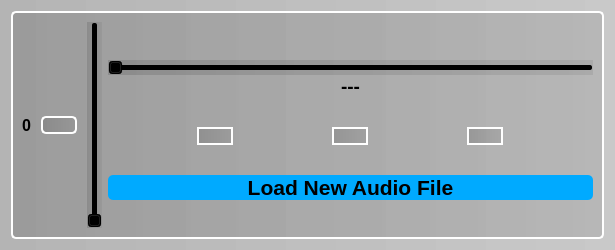
<?xml version="1.0" encoding="UTF-8"?>
<ui version="4.0">
 <class>AudioControllerWidget</class>
 <widget class="QWidget" name="AudioControllerWidget">
  <property name="geometry">
   <rect>
    <x>0</x>
    <y>0</y>
    <width>615</width>
    <height>250</height>
   </rect>
  </property>
  <property name="sizePolicy">
   <sizepolicy hsizetype="Preferred" vsizetype="Preferred">
    <horstretch>0</horstretch>
    <verstretch>0</verstretch>
   </sizepolicy>
  </property>
  <property name="minimumSize">
   <size>
    <width>0</width>
    <height>0</height>
   </size>
  </property>
  <property name="windowTitle">
   <string>Form</string>
  </property>
  <property name="styleSheet">
   <string notr="true">background-color: qlineargradient(spread:pad, x1:0, y1:0, x2:1, y2:0, stop:0 rgba(80, 80, 80, 0.25), stop:1 rgba(130, 130, 130, 0.25));</string>
  </property>
  <layout class="QVBoxLayout" name="verticalLayout_2">
   <item>
    <widget class="QFrame" name="mainFrame">
     <property name="styleSheet">
      <string notr="true">#mainFrame {
	border-radius: 5px;
	border: 2px solid white;
}</string>
     </property>
     <property name="frameShape">
      <enum>QFrame::Shape::StyledPanel</enum>
     </property>
     <property name="frameShadow">
      <enum>QFrame::Shadow::Raised</enum>
     </property>
     <layout class="QHBoxLayout" name="horizontalLayout">
      <item>
       <layout class="QHBoxLayout" name="volumeLayout">
        <property name="spacing">
         <number>10</number>
        </property>
        <item>
         <widget class="QLabel" name="volume">
          <property name="font">
           <font>
            <pointsize>12</pointsize>
            <bold>true</bold>
           </font>
          </property>
          <property name="styleSheet">
           <string notr="true">background: transparent;</string>
          </property>
          <property name="frameShadow">
           <enum>QFrame::Shadow::Plain</enum>
          </property>
          <property name="text">
           <string>0</string>
          </property>
         </widget>
        </item>
        <item>
         <widget class="QPushButton" name="muteButton">
          <property name="cursor">
           <cursorShape>PointingHandCursor</cursorShape>
          </property>
          <property name="styleSheet">
           <string notr="true">#muteButton {
	border-radius: 5px;
	border: 2px solid white;
}</string>
          </property>
          <property name="text">
           <string/>
          </property>
          <property name="icon">
           <iconset theme="QIcon::ThemeIcon::AudioVolumeMuted"/>
          </property>
          <property name="iconSize">
           <size>
            <width>24</width>
            <height>24</height>
           </size>
          </property>
         </widget>
        </item>
        <item>
         <widget class="QSlider" name="volumeSlider">
          <property name="cursor">
           <cursorShape>PointingHandCursor</cursorShape>
          </property>
          <property name="maximum">
           <number>100</number>
          </property>
          <property name="pageStep">
           <number>5</number>
          </property>
          <property name="orientation">
           <enum>Qt::Orientation::Vertical</enum>
          </property>
         </widget>
        </item>
       </layout>
      </item>
      <item>
       <layout class="QVBoxLayout" name="verticalLayout_3">
        <property name="spacing">
         <number>2</number>
        </property>
        <item>
         <layout class="QVBoxLayout" name="durationLayout">
          <property name="spacing">
           <number>0</number>
          </property>
          <item>
           <spacer name="verticalSpacer">
            <property name="orientation">
             <enum>Qt::Orientation::Vertical</enum>
            </property>
            <property name="sizeType">
             <enum>QSizePolicy::Policy::Maximum</enum>
            </property>
            <property name="sizeHint" stdset="0">
             <size>
              <width>20</width>
              <height>50</height>
             </size>
            </property>
           </spacer>
          </item>
          <item>
           <widget class="QSlider" name="durationSlider">
            <property name="cursor">
             <cursorShape>PointingHandCursor</cursorShape>
            </property>
            <property name="orientation">
             <enum>Qt::Orientation::Horizontal</enum>
            </property>
           </widget>
          </item>
          <item>
           <widget class="QLabel" name="durationLabel">
            <property name="font">
             <font>
              <pointsize>14</pointsize>
              <bold>true</bold>
             </font>
            </property>
            <property name="styleSheet">
             <string notr="true">#durationLabel {
	background: transparent;
}</string>
            </property>
            <property name="text">
             <string>---</string>
            </property>
            <property name="alignment">
             <set>Qt::AlignmentFlag::AlignCenter</set>
            </property>
           </widget>
          </item>
         </layout>
        </item>
        <item>
         <spacer name="verticalSpacer_2">
          <property name="orientation">
           <enum>Qt::Orientation::Vertical</enum>
          </property>
          <property name="sizeHint" stdset="0">
           <size>
            <width>20</width>
            <height>40</height>
           </size>
          </property>
         </spacer>
        </item>
        <item>
         <layout class="QHBoxLayout" name="mediaButtonLayout">
          <property name="spacing">
           <number>10</number>
          </property>
          <item>
           <widget class="QPushButton" name="skipBackButton">
            <property name="sizePolicy">
             <sizepolicy hsizetype="Fixed" vsizetype="Fixed">
              <horstretch>0</horstretch>
              <verstretch>0</verstretch>
             </sizepolicy>
            </property>
            <property name="cursor">
             <cursorShape>PointingHandCursor</cursorShape>
            </property>
            <property name="styleSheet">
             <string notr="true">#skipBackButton {
	border-radius: 10px;
	border: 2px solid white;
}</string>
            </property>
            <property name="text">
             <string/>
            </property>
            <property name="icon">
             <iconset theme="QIcon::ThemeIcon::MediaSkipBackward"/>
            </property>
            <property name="iconSize">
             <size>
              <width>35</width>
              <height>35</height>
             </size>
            </property>
           </widget>
          </item>
          <item>
           <widget class="QPushButton" name="playPauseButton">
            <property name="sizePolicy">
             <sizepolicy hsizetype="Fixed" vsizetype="Fixed">
              <horstretch>0</horstretch>
              <verstretch>0</verstretch>
             </sizepolicy>
            </property>
            <property name="cursor">
             <cursorShape>PointingHandCursor</cursorShape>
            </property>
            <property name="styleSheet">
             <string notr="true">#playPauseButton {
	border-radius: 10px;
	border: 2px solid white;
}</string>
            </property>
            <property name="text">
             <string/>
            </property>
            <property name="icon">
             <iconset theme="QIcon::ThemeIcon::MediaPlaybackStart"/>
            </property>
            <property name="iconSize">
             <size>
              <width>35</width>
              <height>35</height>
             </size>
            </property>
           </widget>
          </item>
          <item>
           <widget class="QPushButton" name="skipButton">
            <property name="sizePolicy">
             <sizepolicy hsizetype="Fixed" vsizetype="Fixed">
              <horstretch>0</horstretch>
              <verstretch>0</verstretch>
             </sizepolicy>
            </property>
            <property name="cursor">
             <cursorShape>PointingHandCursor</cursorShape>
            </property>
            <property name="styleSheet">
             <string notr="true">#skipButton {
	border-radius: 10px;
	border: 2px solid white;
}</string>
            </property>
            <property name="text">
             <string/>
            </property>
            <property name="icon">
             <iconset theme="QIcon::ThemeIcon::MediaSkipForward"/>
            </property>
            <property name="iconSize">
             <size>
              <width>35</width>
              <height>35</height>
             </size>
            </property>
           </widget>
          </item>
         </layout>
        </item>
        <item>
         <spacer name="verticalSpacer_3">
          <property name="orientation">
           <enum>Qt::Orientation::Vertical</enum>
          </property>
          <property name="sizeHint" stdset="0">
           <size>
            <width>20</width>
            <height>40</height>
           </size>
          </property>
         </spacer>
        </item>
        <item>
         <widget class="QPushButton" name="loadNewAudioFileButton">
          <property name="font">
           <font>
            <pointsize>16</pointsize>
            <bold>true</bold>
           </font>
          </property>
          <property name="cursor">
           <cursorShape>PointingHandCursor</cursorShape>
          </property>
          <property name="styleSheet">
           <string notr="true">#loadNewAudioFileButton {
	border-radius: 5px;
	background-color: rgb(0, 170, 255);
}</string>
          </property>
          <property name="text">
           <string>Load New Audio File</string>
          </property>
         </widget>
        </item>
        <item>
         <spacer name="verticalSpacer_4">
          <property name="orientation">
           <enum>Qt::Orientation::Vertical</enum>
          </property>
          <property name="sizeHint" stdset="0">
           <size>
            <width>20</width>
            <height>40</height>
           </size>
          </property>
         </spacer>
        </item>
       </layout>
      </item>
     </layout>
    </widget>
   </item>
  </layout>
 </widget>
 <resources>
  <include location="../resources/resources.qrc"/>
 </resources>
 <connections/>
</ui>
